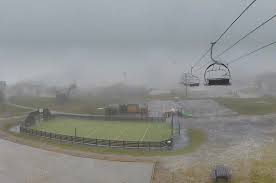
%> input picture Image_denoise_and_dehaze/images/fog.jfif, 276 x 183 px
$ octave --eval "result = segmentation(imread('../../../images/fog.jfif'));"   (GNU Octave 9; MATLAB toolbox functions it lacks are replaced by stand-ins)
%> lines starting %> are read from the running program, lines starting %| are printed output that depends on the picture
% Convolutional Neural Network Segmentation %


% clc
% clear all
% close all
% tic;
% [fname,path]=uigetfile('*.*','Browse Image');
% I = double(imread([path,fname]))/255;

function segImg = segmentation(I)

[L,C] = imsegkmeans(single(I),3);
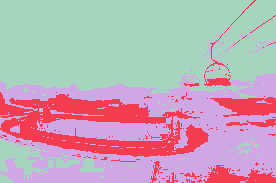
%> L: size 183x276 uint8; 3 distinct labels, from 1 to 3; one colour per label, 0 black
%> C = [157.8 163.8 169.2; 106.3 105.1 92.62; 135.9 133.9 125]

B = labeloverlay(I,L);
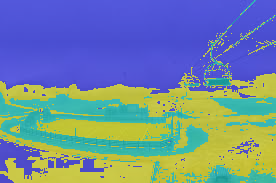
%> B: size 183x276x3 uint8; mean R, G, B 113.5, 136.9, 155.7
figure,imshow(B);
title("Segmented Image")

segImg = double(label2rgb(L,im2double(C)));
%> segImg: size 183x276x3 double; every value is 255

end


% [147 lines of commented-out code are left out]

$ run again, on Image_denoise_and_dehaze/images/images.jfif
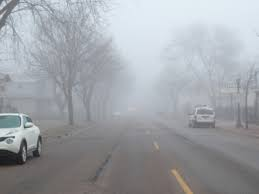
%> input picture Image_denoise_and_dehaze/images/images.jfif, 259 x 194 px
%> in segmentation, `[L,C] = imsegkmeans(single(I),3);`:
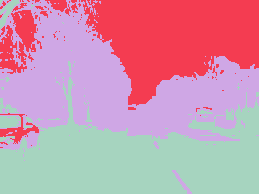
%> L: size 194x259 uint8; 3 distinct labels, from 1 to 3; one colour per label, 0 black
%> C = [116.6 114.4 114.8; 207.4 216.7 225.1; 161.2 165.5 172]
%> in segmentation, `B = labeloverlay(I,L);`:
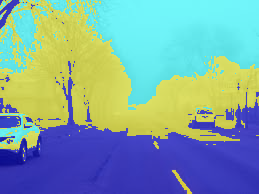
%> B: size 194x259x3 uint8; mean R, G, B 127.1, 164.9, 164
%> segImg: size 194x259x3 double; every value is 255
